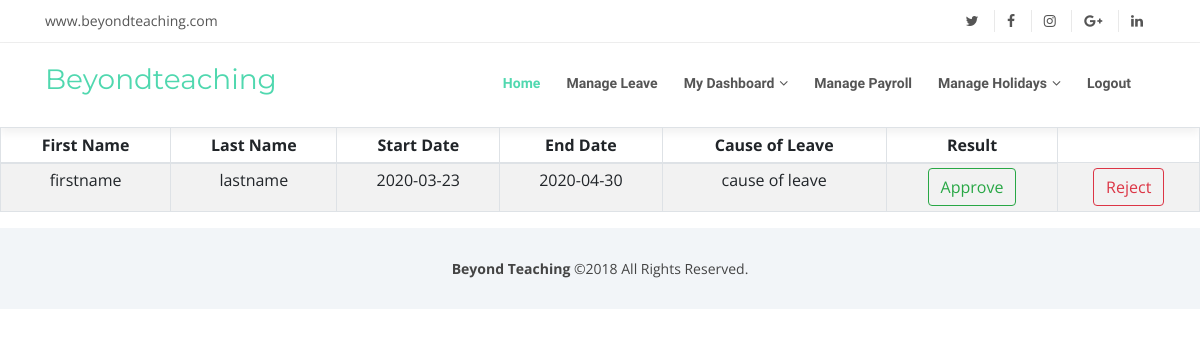
Screenshot of /manageleave with the database file from the repository.
### application/models.py (models this page shows)
class Leaveapply(UserMixin, db.Model):
    __tablename__ = 'leaveapply'
    id = db.Column(db.Integer, primary_key=True)
    email = db.Column(db.String(64), nullable=False)
    firstname = db.Column(db.String(64), nullable=False)
    lastname = db.Column(db.String(64), nullable=False)
    startdate = db.Column(db.String(64), nullable=False)
    enddate = db.Column(db.String(64), nullable=False)
    cause = db.Column(db.String(64), nullable=False)
    status=db.Column(db.String(64), default='Pending')

### application/routes.py (the view)
@app.route("/manageleave", methods=["GET","POST"])
def manageleave():
    rows=Leaveapply.query.all()
    return render_template ('manageleave.html', rows=rows)

### application/templates/manageleave.html
{% extends "adminlayout.html" %}
{% block content %}
<table id="dtBasicExample" class="table table-striped table-bordered table-sm" cellspacing="0" width="100%">
    <thead>
      <tr align="center">
        <th class="th-sm">First Name</th>
        <th class="th-sm">Last Name</th>
        <th class="th-sm">Start Date</th>
        <th class="th-sm">End Date</th>
        <th class="th-sm">Cause of Leave</th>
        <th class="th-sm">Result</th>
      </tr>
    </thead>
    <tbody align="center">
    {% for row in rows %}
      <tr>
        <td>{{row.firstname}}</td>
        <td>{{row.lastname}}</td>
        <td>{{row.startdate}}</td>
        <td>{{row.enddate}}</td>
        <td>{{row.cause}}</td>
        {% if row.status == 'Pending' %}
          <td><a href="{{ url_for('approveleave', id=row.id) }}"><button type="button" class="btn btn-outline-success">Approve</button></a></td>
          <td><a href="{{ url_for('rejectleave', id=row.id) }}" ><button type="button" class="btn btn-outline-danger" >Reject</button></a></td>
        {% else %}
          <td>{{row.status}}</td>
        {% endif %}
        </tr>
    {% endfor %}
    </tbody>
</table>
{% endblock %}

### application/static/css/style.css (style rules this page uses)
body { background: #fff; color: #444; font-family: "Open Sans", sans-serif; }
a { color: #50d8af; transition: 0.5s; }

### rows the page displays
Leaveapply: firstname "firstname", lastname "lastname", startdate "2020-03-23", enddate "2020-04-30", cause "cause of leave"
